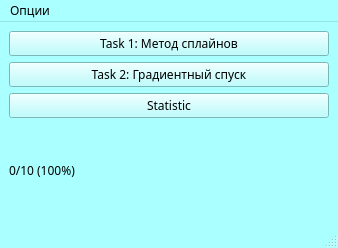
<?xml version="1.0" encoding="UTF-8"?>
<ui version="4.0">
 <class>MainWindow</class>
 <widget class="QMainWindow" name="MainWindow">
  <property name="geometry">
   <rect>
    <x>0</x>
    <y>0</y>
    <width>338</width>
    <height>248</height>
   </rect>
  </property>
  <property name="palette">
   <palette>
    <active>
     <colorrole role="WindowText">
      <brush brushstyle="SolidPattern">
       <color alpha="255">
        <red>0</red>
        <green>0</green>
        <blue>0</blue>
       </color>
      </brush>
     </colorrole>
     <colorrole role="Button">
      <brush brushstyle="SolidPattern">
       <color alpha="255">
        <red>170</red>
        <green>255</green>
        <blue>255</blue>
       </color>
      </brush>
     </colorrole>
     <colorrole role="Light">
      <brush brushstyle="SolidPattern">
       <color alpha="255">
        <red>255</red>
        <green>255</green>
        <blue>255</blue>
       </color>
      </brush>
     </colorrole>
     <colorrole role="Midlight">
      <brush brushstyle="SolidPattern">
       <color alpha="255">
        <red>212</red>
        <green>255</green>
        <blue>255</blue>
       </color>
      </brush>
     </colorrole>
     <colorrole role="Dark">
      <brush brushstyle="SolidPattern">
       <color alpha="255">
        <red>85</red>
        <green>127</green>
        <blue>127</blue>
       </color>
      </brush>
     </colorrole>
     <colorrole role="Mid">
      <brush brushstyle="SolidPattern">
       <color alpha="255">
        <red>113</red>
        <green>170</green>
        <blue>170</blue>
       </color>
      </brush>
     </colorrole>
     <colorrole role="Text">
      <brush brushstyle="SolidPattern">
       <color alpha="255">
        <red>0</red>
        <green>0</green>
        <blue>0</blue>
       </color>
      </brush>
     </colorrole>
     <colorrole role="BrightText">
      <brush brushstyle="SolidPattern">
       <color alpha="255">
        <red>255</red>
        <green>255</green>
        <blue>255</blue>
       </color>
      </brush>
     </colorrole>
     <colorrole role="ButtonText">
      <brush brushstyle="SolidPattern">
       <color alpha="255">
        <red>0</red>
        <green>0</green>
        <blue>0</blue>
       </color>
      </brush>
     </colorrole>
     <colorrole role="Base">
      <brush brushstyle="SolidPattern">
       <color alpha="255">
        <red>255</red>
        <green>255</green>
        <blue>255</blue>
       </color>
      </brush>
     </colorrole>
     <colorrole role="Window">
      <brush brushstyle="SolidPattern">
       <color alpha="255">
        <red>170</red>
        <green>255</green>
        <blue>255</blue>
       </color>
      </brush>
     </colorrole>
     <colorrole role="Shadow">
      <brush brushstyle="SolidPattern">
       <color alpha="255">
        <red>0</red>
        <green>0</green>
        <blue>0</blue>
       </color>
      </brush>
     </colorrole>
     <colorrole role="AlternateBase">
      <brush brushstyle="SolidPattern">
       <color alpha="255">
        <red>212</red>
        <green>255</green>
        <blue>255</blue>
       </color>
      </brush>
     </colorrole>
     <colorrole role="ToolTipBase">
      <brush brushstyle="SolidPattern">
       <color alpha="255">
        <red>255</red>
        <green>255</green>
        <blue>220</blue>
       </color>
      </brush>
     </colorrole>
     <colorrole role="ToolTipText">
      <brush brushstyle="SolidPattern">
       <color alpha="255">
        <red>0</red>
        <green>0</green>
        <blue>0</blue>
       </color>
      </brush>
     </colorrole>
     <colorrole role="PlaceholderText">
      <brush brushstyle="SolidPattern">
       <color alpha="127">
        <red>0</red>
        <green>0</green>
        <blue>0</blue>
       </color>
      </brush>
     </colorrole>
     <colorrole role="Accent">
      <brush brushstyle="SolidPattern">
       <color alpha="255">
        <red>255</red>
        <green>255</green>
        <blue>255</blue>
       </color>
      </brush>
     </colorrole>
    </active>
    <inactive>
     <colorrole role="WindowText">
      <brush brushstyle="SolidPattern">
       <color alpha="255">
        <red>0</red>
        <green>0</green>
        <blue>0</blue>
       </color>
      </brush>
     </colorrole>
     <colorrole role="Button">
      <brush brushstyle="SolidPattern">
       <color alpha="255">
        <red>170</red>
        <green>255</green>
        <blue>255</blue>
       </color>
      </brush>
     </colorrole>
     <colorrole role="Light">
      <brush brushstyle="SolidPattern">
       <color alpha="255">
        <red>255</red>
        <green>255</green>
        <blue>255</blue>
       </color>
      </brush>
     </colorrole>
     <colorrole role="Midlight">
      <brush brushstyle="SolidPattern">
       <color alpha="255">
        <red>212</red>
        <green>255</green>
        <blue>255</blue>
       </color>
      </brush>
     </colorrole>
     <colorrole role="Dark">
      <brush brushstyle="SolidPattern">
       <color alpha="255">
        <red>85</red>
        <green>127</green>
        <blue>127</blue>
       </color>
      </brush>
     </colorrole>
     <colorrole role="Mid">
      <brush brushstyle="SolidPattern">
       <color alpha="255">
        <red>113</red>
        <green>170</green>
        <blue>170</blue>
       </color>
      </brush>
     </colorrole>
     <colorrole role="Text">
      <brush brushstyle="SolidPattern">
       <color alpha="255">
        <red>0</red>
        <green>0</green>
        <blue>0</blue>
       </color>
      </brush>
     </colorrole>
     <colorrole role="BrightText">
      <brush brushstyle="SolidPattern">
       <color alpha="255">
        <red>255</red>
        <green>255</green>
        <blue>255</blue>
       </color>
      </brush>
     </colorrole>
     <colorrole role="ButtonText">
      <brush brushstyle="SolidPattern">
       <color alpha="255">
        <red>0</red>
        <green>0</green>
        <blue>0</blue>
       </color>
      </brush>
     </colorrole>
     <colorrole role="Base">
      <brush brushstyle="SolidPattern">
       <color alpha="255">
        <red>255</red>
        <green>255</green>
        <blue>255</blue>
       </color>
      </brush>
     </colorrole>
     <colorrole role="Window">
      <brush brushstyle="SolidPattern">
       <color alpha="255">
        <red>170</red>
        <green>255</green>
        <blue>255</blue>
       </color>
      </brush>
     </colorrole>
     <colorrole role="Shadow">
      <brush brushstyle="SolidPattern">
       <color alpha="255">
        <red>0</red>
        <green>0</green>
        <blue>0</blue>
       </color>
      </brush>
     </colorrole>
     <colorrole role="AlternateBase">
      <brush brushstyle="SolidPattern">
       <color alpha="255">
        <red>212</red>
        <green>255</green>
        <blue>255</blue>
       </color>
      </brush>
     </colorrole>
     <colorrole role="ToolTipBase">
      <brush brushstyle="SolidPattern">
       <color alpha="255">
        <red>255</red>
        <green>255</green>
        <blue>220</blue>
       </color>
      </brush>
     </colorrole>
     <colorrole role="ToolTipText">
      <brush brushstyle="SolidPattern">
       <color alpha="255">
        <red>0</red>
        <green>0</green>
        <blue>0</blue>
       </color>
      </brush>
     </colorrole>
     <colorrole role="PlaceholderText">
      <brush brushstyle="SolidPattern">
       <color alpha="127">
        <red>0</red>
        <green>0</green>
        <blue>0</blue>
       </color>
      </brush>
     </colorrole>
     <colorrole role="Accent">
      <brush brushstyle="SolidPattern">
       <color alpha="255">
        <red>255</red>
        <green>255</green>
        <blue>255</blue>
       </color>
      </brush>
     </colorrole>
    </inactive>
    <disabled>
     <colorrole role="WindowText">
      <brush brushstyle="SolidPattern">
       <color alpha="255">
        <red>85</red>
        <green>127</green>
        <blue>127</blue>
       </color>
      </brush>
     </colorrole>
     <colorrole role="Button">
      <brush brushstyle="SolidPattern">
       <color alpha="255">
        <red>170</red>
        <green>255</green>
        <blue>255</blue>
       </color>
      </brush>
     </colorrole>
     <colorrole role="Light">
      <brush brushstyle="SolidPattern">
       <color alpha="255">
        <red>255</red>
        <green>255</green>
        <blue>255</blue>
       </color>
      </brush>
     </colorrole>
     <colorrole role="Midlight">
      <brush brushstyle="SolidPattern">
       <color alpha="255">
        <red>212</red>
        <green>255</green>
        <blue>255</blue>
       </color>
      </brush>
     </colorrole>
     <colorrole role="Dark">
      <brush brushstyle="SolidPattern">
       <color alpha="255">
        <red>85</red>
        <green>127</green>
        <blue>127</blue>
       </color>
      </brush>
     </colorrole>
     <colorrole role="Mid">
      <brush brushstyle="SolidPattern">
       <color alpha="255">
        <red>113</red>
        <green>170</green>
        <blue>170</blue>
       </color>
      </brush>
     </colorrole>
     <colorrole role="Text">
      <brush brushstyle="SolidPattern">
       <color alpha="255">
        <red>85</red>
        <green>127</green>
        <blue>127</blue>
       </color>
      </brush>
     </colorrole>
     <colorrole role="BrightText">
      <brush brushstyle="SolidPattern">
       <color alpha="255">
        <red>255</red>
        <green>255</green>
        <blue>255</blue>
       </color>
      </brush>
     </colorrole>
     <colorrole role="ButtonText">
      <brush brushstyle="SolidPattern">
       <color alpha="255">
        <red>85</red>
        <green>127</green>
        <blue>127</blue>
       </color>
      </brush>
     </colorrole>
     <colorrole role="Base">
      <brush brushstyle="SolidPattern">
       <color alpha="255">
        <red>170</red>
        <green>255</green>
        <blue>255</blue>
       </color>
      </brush>
     </colorrole>
     <colorrole role="Window">
      <brush brushstyle="SolidPattern">
       <color alpha="255">
        <red>170</red>
        <green>255</green>
        <blue>255</blue>
       </color>
      </brush>
     </colorrole>
     <colorrole role="Shadow">
      <brush brushstyle="SolidPattern">
       <color alpha="255">
        <red>0</red>
        <green>0</green>
        <blue>0</blue>
       </color>
      </brush>
     </colorrole>
     <colorrole role="AlternateBase">
      <brush brushstyle="SolidPattern">
       <color alpha="255">
        <red>170</red>
        <green>255</green>
        <blue>255</blue>
       </color>
      </brush>
     </colorrole>
     <colorrole role="ToolTipBase">
      <brush brushstyle="SolidPattern">
       <color alpha="255">
        <red>255</red>
        <green>255</green>
        <blue>220</blue>
       </color>
      </brush>
     </colorrole>
     <colorrole role="ToolTipText">
      <brush brushstyle="SolidPattern">
       <color alpha="255">
        <red>0</red>
        <green>0</green>
        <blue>0</blue>
       </color>
      </brush>
     </colorrole>
     <colorrole role="PlaceholderText">
      <brush brushstyle="SolidPattern">
       <color alpha="127">
        <red>85</red>
        <green>127</green>
        <blue>127</blue>
       </color>
      </brush>
     </colorrole>
     <colorrole role="Accent">
      <brush brushstyle="SolidPattern">
       <color alpha="255">
        <red>246</red>
        <green>255</green>
        <blue>255</blue>
       </color>
      </brush>
     </colorrole>
    </disabled>
   </palette>
  </property>
  <property name="font">
   <font>
    <family>Agency FB</family>
   </font>
  </property>
  <property name="windowTitle">
   <string>Главное окно</string>
  </property>
  <widget class="QWidget" name="centralwidget">
   <layout class="QVBoxLayout" name="verticalLayout_2">
    <item>
     <layout class="QVBoxLayout" name="verticalLayout">
      <item>
       <widget class="QPushButton" name="task1">
        <property name="text">
         <string>Task 1: Метод сплайнов</string>
        </property>
       </widget>
      </item>
      <item>
       <widget class="QPushButton" name="task2">
        <property name="text">
         <string>Task 2: Градиентный спуск</string>
        </property>
       </widget>
      </item>
      <item>
       <widget class="QPushButton" name="stat">
        <property name="text">
         <string>Statistic</string>
        </property>
       </widget>
      </item>
      <item>
       <widget class="QLabel" name="StatLabel">
        <property name="text">
         <string>0/10 (100%)</string>
        </property>
       </widget>
      </item>
     </layout>
    </item>
   </layout>
  </widget>
  <widget class="QMenuBar" name="menubar">
   <property name="geometry">
    <rect>
     <x>0</x>
     <y>0</y>
     <width>338</width>
     <height>24</height>
    </rect>
   </property>
   <widget class="QMenu" name="menu">
    <property name="title">
     <string>Опции</string>
    </property>
    <addaction name="account_exit"/>
   </widget>
   <addaction name="menu"/>
  </widget>
  <widget class="QStatusBar" name="statusbar"/>
  <action name="account_exit">
   <property name="text">
    <string>Выйти из аккаунта</string>
   </property>
  </action>
 </widget>
 <resources/>
 <connections/>
</ui>
